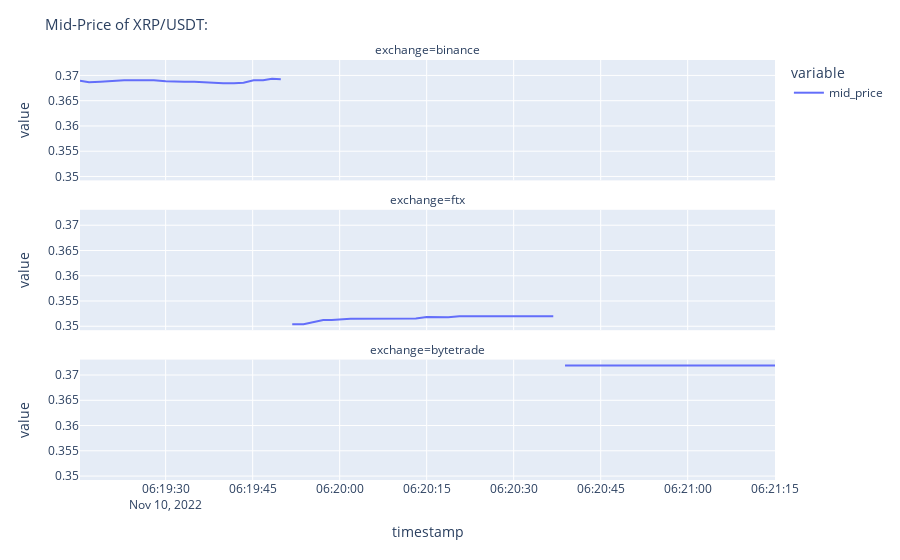

The notebook cell this image was saved under:
### Code cell
vs.Plot_line(MS_X, criptos[2], "Mid-Price of")

### Figure 1 — Plotly figure (JSON) as saved in the notebook; plotly's stock layout.template omitted (floating-point values rounded to 4 significant figures)
{"data": [{"hovertemplate": "variable=mid_price<br>exchange=binance<br>timestamp=%{x}<br>value=%{y}<extra></extra>", "legendgroup": "mid_price", "line": {"color": "#636efa", "dash": "solid"}, "marker": {"symbol": "circle"}, "mode": "lines", "name": "mid_price", "orientation": "v", "showlegend": true, "type": "scatter", "x": ["2022-11-10T06:19:15.235000", "2022-11-10T06:19:16.795000", "2022-11-10T06:19:18.749000", "2022-11-10T06:19:20.899000", "2022-11-10T06:19:22.838000", "2022-11-10T06:19:24.681000", "2022-11-10T06:19:26.415000", "2022-11-10T06:19:27.958000", "2022-11-10T06:19:30.006000", "2022-11-10T06:19:31.750000", "2022-11-10T06:19:33.216000", "2022-11-10T06:19:34.929000", "2022-11-10T06:19:37.224000", "2022-11-10T06:19:39.937000", "2022-11-10T06:19:41.785000", "2022-11-10T06:19:43.427000", "2022-11-10T06:19:45.177000", "2022-11-10T06:19:46.797000", "2022-11-10T06:19:48.341000", "2022-11-10T06:19:49.852000"], "xaxis": "x3", "y": [0.369, 0.3687, 0.3688, 0.369, 0.369, 0.369, 0.369, 0.369, 0.3689, 0.3688, 0.3688, 0.3688, 0.3685, 0.3684, 0.3684, 0.3685, 0.369, 0.369, 0.3694, 0.3692], "yaxis": "y3"}, {"hovertemplate": "variable=mid_price<br>exchange=ftx<br>timestamp=%{x}<br>value=%{y}<extra></extra>", "legendgroup": "mid_price", "line": {"color": "#636efa", "dash": "solid"}, "marker": {"symbol": "circle"}, "mode": "lines", "name": "mid_price", "orientation": "v", "showlegend": false, "type": "scatter", "x": ["2022-11-10T06:19:51.823000", "2022-11-10T06:19:53.763000", "2022-11-10T06:19:57.170000", "2022-11-10T06:19:58.632000", "2022-11-10T06:20:01.873000", "2022-11-10T06:20:05.041000", "2022-11-10T06:20:08.313000", "2022-11-10T06:20:10.564000", "2022-11-10T06:20:13.137000", "2022-11-10T06:20:15.004000", "2022-11-10T06:20:17.038000", "2022-11-10T06:20:18.714000", "2022-11-10T06:20:20.630000", "2022-11-10T06:20:22.791000", "2022-11-10T06:20:25.699000", "2022-11-10T06:20:27.431000", "2022-11-10T06:20:29.701000", "2022-11-10T06:20:32.069000", "2022-11-10T06:20:34.310000", "2022-11-10T06:20:36.827000"], "xaxis": "x2", "y": [0.3504, 0.3504, 0.3513, 0.3513, 0.3515, 0.3515, 0.3515, 0.3515, 0.3516, 0.3518, 0.3518, 0.3518, 0.352, 0.352, 0.352, 0.352, 0.352, 0.352, 0.352, 0.352], "yaxis": "y2"}, {"hovertemplate": "variable=mid_price<br>exchange=bytetrade<br>timestamp=%{x}<br>value=%{y}<extra></extra>", "legendgroup": "mid_price", "line": {"color": "#636efa", "dash": "solid"}, "marker": {"symbol": "circle"}, "mode": "lines", "name": "mid_price", "orientation": "v", "showlegend": false, "type": "scatter", "x": ["2022-11-10T06:20:38.851000", "2022-11-10T06:20:41.324000", "2022-11-10T06:20:43.209000", "2022-11-10T06:20:44.688000", "2022-11-10T06:20:46.217000", "2022-11-10T06:20:48.887000", "2022-11-10T06:20:51.071000", "2022-11-10T06:20:52.847000", "2022-11-10T06:20:54.656000", "2022-11-10T06:20:56.446000", "2022-11-10T06:20:58.993000", "2022-11-10T06:21:00.702000", "2022-11-10T06:21:02.585000", "2022-11-10T06:21:04.325000", "2022-11-10T06:21:05.905000", "2022-11-10T06:21:08.572000", "2022-11-10T06:21:10.328000", "2022-11-10T06:21:11.966000", "2022-11-10T06:21:13.403000", "2022-11-10T06:21:15.050000"], "xaxis": "x", "y": [0.3719, 0.3719, 0.3719, 0.3719, 0.3719, 0.3719, 0.3719, 0.3719, 0.3719, 0.3719, 0.3719, 0.3719, 0.3719, 0.3719, 0.3719, 0.3719, 0.3719, 0.3719, 0.3719, 0.3719], "yaxis": "y"}], "layout": {"annotations": [{"font": {}, "showarrow": false, "text": "exchange=bytetrade", "x": 0.5, "xanchor": "center", "xref": "paper", "y": 0.2867, "yanchor": "bottom", "yref": "paper"}, {"font": {}, "showarrow": false, "text": "exchange=ftx", "x": 0.5, "xanchor": "center", "xref": "paper", "y": 0.6433, "yanchor": "bottom", "yref": "paper"}, {"font": {}, "showarrow": false, "text": "exchange=binance", "x": 0.5, "xanchor": "center", "xref": "paper", "y": 1.0, "yanchor": "bottom", "yref": "paper"}], "legend": {"title": {"text": "variable"}, "tracegroupgap": 0}, "margin": {"t": 60}, "title": {"font": {"size": 15}, "text": "Mid-Price of XRP/USDT:"}, "xaxis": {"anchor": "y", "domain": [0, 1], "title": {"text": "timestamp"}}, "xaxis2": {"anchor": "y2", "domain": [0, 1], "matches": "x", "showticklabels": false}, "xaxis3": {"anchor": "y3", "domain": [0, 1], "matches": "x", "showticklabels": false}, "yaxis": {"anchor": "x", "domain": [0, 0.2867], "title": {"text": "value"}}, "yaxis2": {"anchor": "x2", "domain": [0.3567, 0.6433], "matches": "y", "title": {"text": "value"}}, "yaxis3": {"anchor": "x3", "domain": [0.7133, 1.0], "matches": "y", "title": {"text": "value"}}}}
